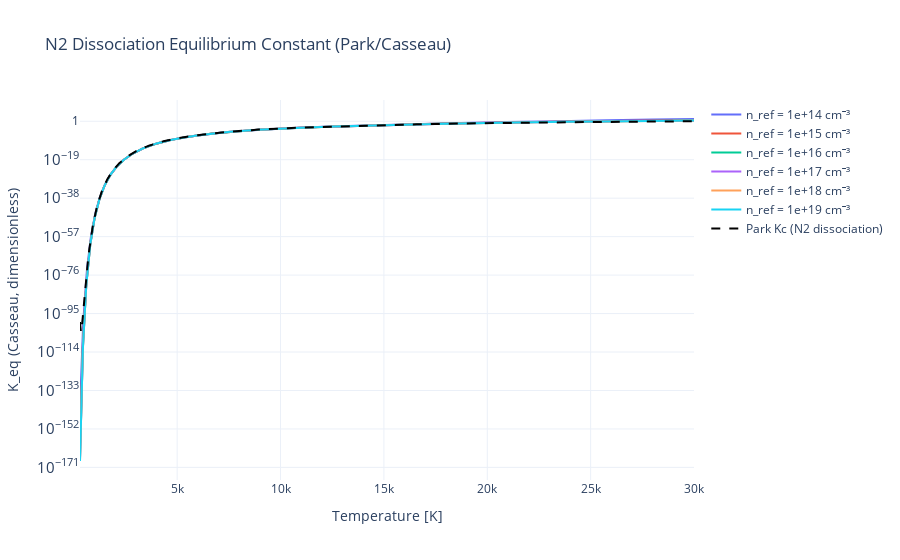

This figure's notebook cell:
### Code cell
import json
import numpy as np
import plotly.graph_objects as go

with open("../../data/park_reactions.json") as f:
    data = json.load(f)

n2_reaction = next(r for r in data["reactions"] if r["table_index"] == 9)
coeffs_list = n2_reaction["equilibrium_coeffs_casseau"]

T = np.linspace(300, 30000, 2000)
x = 1e4 / T

fig = go.Figure()

for entry in coeffs_list:
    n_ref = entry["n_ref_cm3"]
    A1, A2, A3, A4, A5 = entry["A0"], entry["A1"], entry["A2"], entry["A3"], entry["A4"]

    exponent = A1 * (T / 1e4) + A2 + A3 * np.log(x) + A4 * x + A5 * x**2
    K_eq = np.exp(exponent)

    fig.add_trace(go.Scatter(x=T, y=K_eq, mode="lines", name=f"n_ref = {n_ref:.0e} cm⁻³"))


# Park Table III equilibrium constant fit for N2 dissociation
# Kc = exp(B1 + B2*ln(Z) + B3*Z + B4*Z^2 + B5*Z^3), Z=10000/T
B1 = 1.858
B2 = -1.325
B3 = -9.856
B4 = -0.174
B5 = 0.008

Z = 1.0e4 / T
Kc_park = np.exp(B1 + B2 * np.log(Z) + B3 * Z + B4 * Z**2 + B5 * Z**3)

fig.add_trace(
    go.Scatter(
        x=T,
        y=Kc_park,
        mode="lines",
        name="Park Kc (N2 dissociation)",
        line=dict(color="black", dash="dash"),
    )
)
fig.update_layout(
    title="N2 Dissociation Equilibrium Constant (Park/Casseau)",
    xaxis_title="Temperature [K]",
    yaxis_title="K_eq (Casseau, dimensionless)",
    yaxis_type="log",
    template="plotly_white",
)
fig.show()

### Figure 1 — Plotly figure (JSON) as saved in the notebook; plotly's stock layout.template omitted (floating-point values rounded to 4 significant figures; data arrays with more than 128 entries replaced by an {"elided": "..."} marker saying what was removed)
{"data": [{"mode": "lines", "name": "n_ref = 1e+14 cm⁻³", "type": "scatter", "x": {"elided": "2000 float values"}, "y": {"elided": "2000 float values"}}, {"mode": "lines", "name": "n_ref = 1e+15 cm⁻³", "type": "scatter", "x": {"elided": "2000 float values"}, "y": {"elided": "2000 float values"}}, {"mode": "lines", "name": "n_ref = 1e+16 cm⁻³", "type": "scatter", "x": {"elided": "2000 float values"}, "y": {"elided": "2000 float values"}}, {"mode": "lines", "name": "n_ref = 1e+17 cm⁻³", "type": "scatter", "x": {"elided": "2000 float values"}, "y": {"elided": "2000 float values"}}, {"mode": "lines", "name": "n_ref = 1e+18 cm⁻³", "type": "scatter", "x": {"elided": "2000 float values"}, "y": {"elided": "2000 float values"}}, {"mode": "lines", "name": "n_ref = 1e+19 cm⁻³", "type": "scatter", "x": {"elided": "2000 float values"}, "y": {"elided": "2000 float values"}}, {"line": {"color": "black", "dash": "dash"}, "mode": "lines", "name": "Park Kc (N2 dissociation)", "type": "scatter", "x": {"elided": "2000 float values"}, "y": {"elided": "2000 float values"}}], "layout": {"title": {"text": "N2 Dissociation Equilibrium Constant (Park/Casseau)"}, "xaxis": {"title": {"text": "Temperature [K]"}}, "yaxis": {"title": {"text": "K_eq (Casseau, dimensionless)"}, "type": "log"}}}
